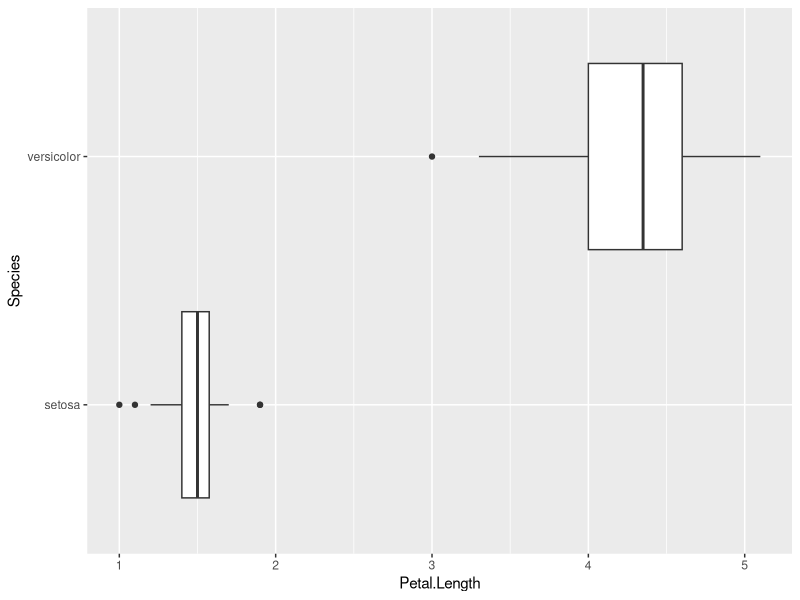
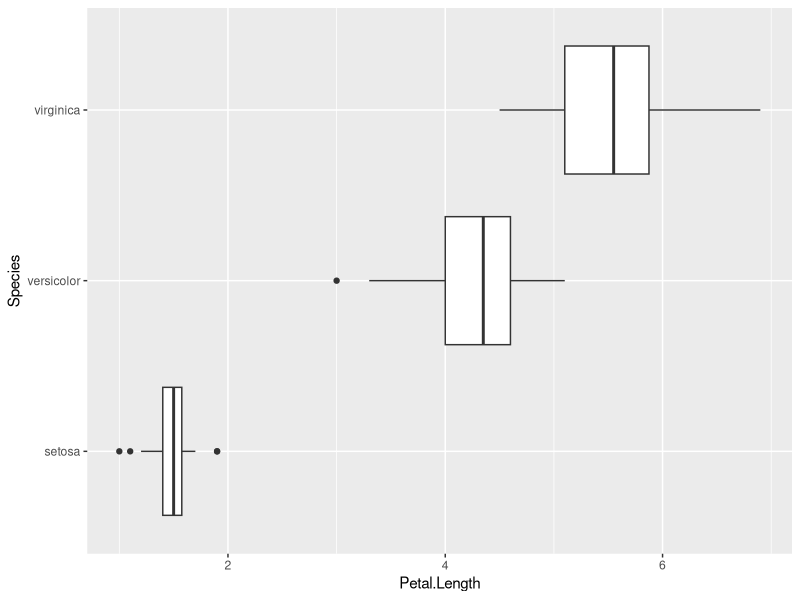
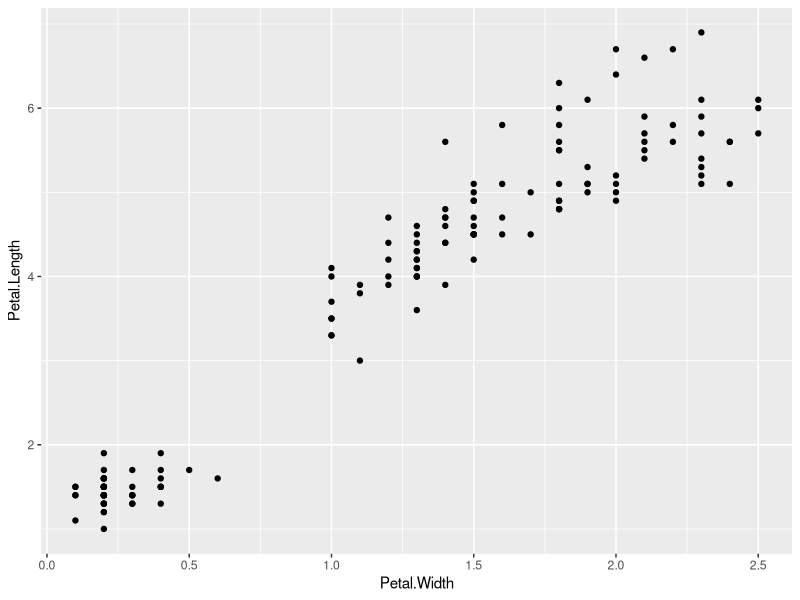
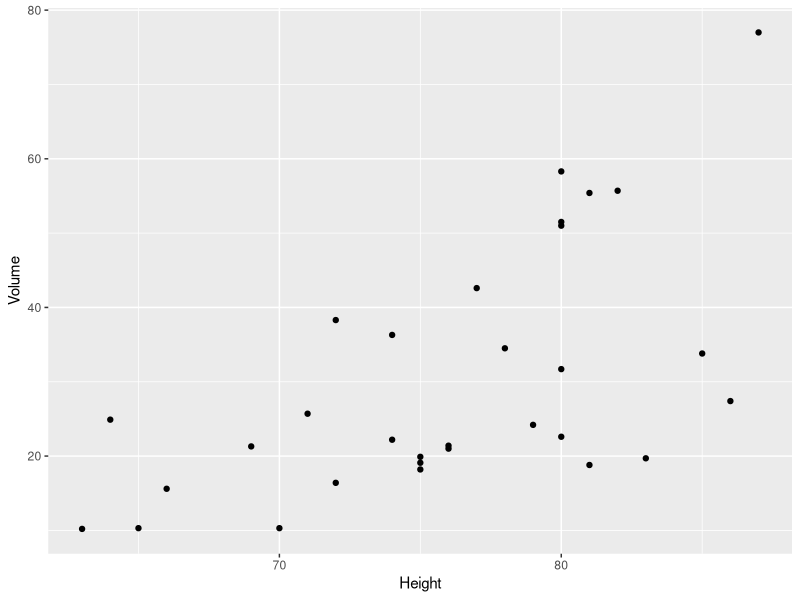
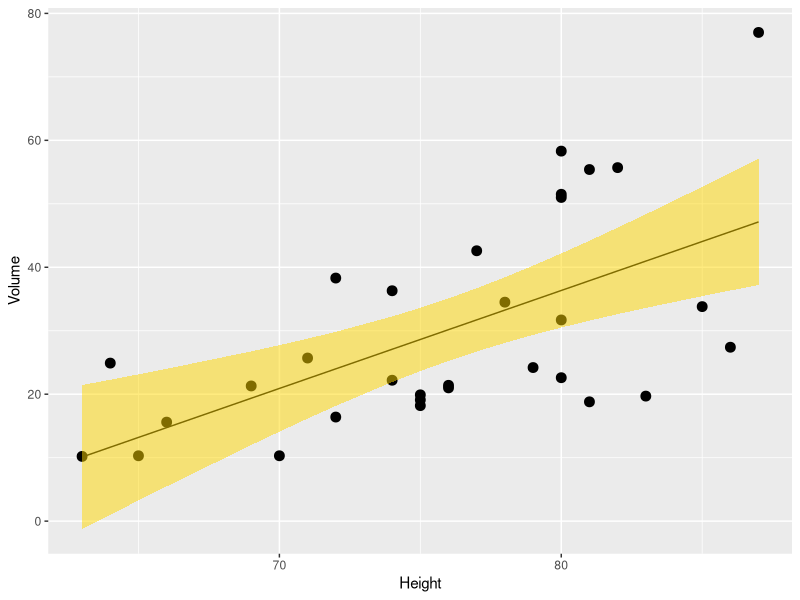
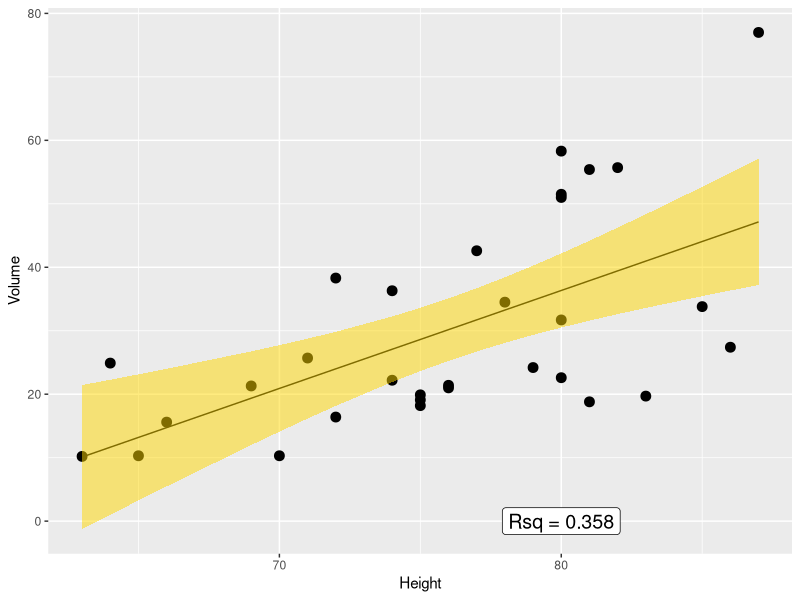

Generate these figures, in order, with R:
## ---- chunk 1
library(tidyverse)
library(ggplot2)
## ---- chunk 2
head(iris)
## ---- chunk 3
iris.subset = iris %>%
  filter(Species == 'setosa' | Species == 'versicolor')
slice_sample(iris.subset, n=20)
## ---- chunk 4
ggplot(iris.subset, aes(y=Species, x=Petal.Length)) +
  geom_boxplot()

iris.subset %>%
  group_by(Species) %>%
  summarise(mean.Length = mean(Petal.Length))
## ---- chunk 5
t.test(data=iris.subset, Petal.Length ~ Species, conf.level=0.9)
## ---- chunk 6
t.test(data=iris.subset, Petal.Length ~ Species, conf.level=0.95)
## ---- chunk 7
t.test(data=iris.subset, Petal.Length ~ Species, conf.level=0.99)
## ---- chunk 8
ggplot(iris, aes(y=Species, x=Petal.Length)) +
  geom_boxplot() 
## ---- chunk 9
iris.model = lm(data=iris, Sepal.Length ~ Species -1)
## ---- chunk 10
anova(iris.model)
## ---- chunk 11
summary(iris.model)
## ---- chunk 12
ggplot(iris, aes(x=Petal.Width, y=Petal.Length)) +
  geom_point()
## ---- chunk 13
petal.model = lm(data=iris, Petal.Length ~ Petal.Width)
petal.model
## ---- chunk 14
summary(petal.model)
## ---- chunk 15
ggplot(data=trees, aes(x=Height, y=Volume)) +
  geom_point()
## ---- chunk 16
tree.model = lm(data=trees, Volume ~ Height)
tree.model
## ---- chunk 17
summary(tree.model)$coef
confint(tree.model, level=0.95)
## ---- chunk 18
trees.w.pred = cbind(trees, predict(tree.model, interval = "confidence"))
head(trees.w.pred)
## ---- chunk 19
ggplot(data = trees.w.pred, aes(x=Height, y=Volume)) +
  geom_point(size=3) +
  geom_line(aes(y=fit)) +
  geom_ribbon(aes(ymin=lwr, ymax=upr), alpha=0.5, fill = "gold")
## ---- chunk 20
tree.r.squared = summary(tree.model)$r.squared
tree.r.sq = paste('Rsq =', round(tree.r.squared, digits = 3)) 

ggplot(data = trees.w.pred, aes(x=Height, y=Volume)) +
  geom_point(size=3) +
  geom_line(aes(y=fit)) +
  geom_ribbon(aes(ymin=lwr, ymax=upr), alpha=0.5, fill = "gold") +
  annotate('label', label=tree.r.sq, x=80, y=0, size=5)
